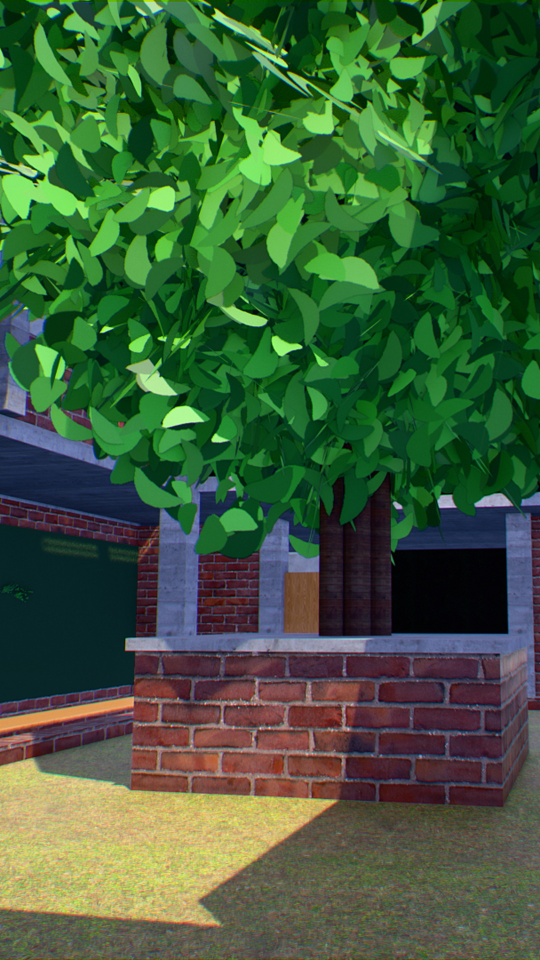
#> input picture render/delivery/vertical/01_Courtyard_Garden_9x16.jpg, 1080 x 1920 px (shown at 1/2 size)
$ python -i encode_video.py   (imports and definitions only)
#> lines starting #> are read from the running program, lines starting #| are printed output that depends on the picture
"""
encode_video.py -- photographic finish + MP4 encode for the render frames.

Two jobs:
  1. apply the same finishing pass as the stills (bloom, grade, grain, vignette)
     to every frame, written to a _graded folder;
  2. encode those frames to H.264 MP4 using Blender's bundled FFmpeg (there is no
     system ffmpeg on this machine).

Also writes a 16:9 centre-crop version for LinkedIn / YouTube / X, since the
primary render is 9:16 for Reels, Shorts and WhatsApp status.

  python encode_video.py --src render/video1/video_fly --fps 24 `
      --out "render/videos/Courtyard Walkthrough.mp4"
"""
import argparse
import glob
import os
import subprocess
import sys

import numpy as np
from PIL import Image

HERE = os.path.dirname(os.path.abspath(__file__))
sys.path.insert(0, HERE)
import finish as fin  # noqa: E402

PROJ = os.path.normpath(os.path.join(HERE, ".."))

# No ffmpeg on PATH and Blender 5.2 no longer exposes FFMPEG through
# image_settings.file_format, so a real ffmpeg binary is located on disk instead.
# Search locations are derived from the user profile, never hardcoded.
_HOME = os.path.expanduser("~")
FFMPEG_GLOBS = [
    os.path.join(_HOME, "AppData", "Local", "**", "ffmpeg.exe"),
    os.path.join(_HOME, "scoop", "apps", "**", "ffmpeg.exe"),
    os.path.join(_HOME, "AppData", "Local", "Microsoft", "WinGet", "**", "ffmpeg.exe"),
    r"C:\Program Files\**\ffmpeg.exe",
    r"C:\Program Files (x86)\**\ffmpeg.exe",
    r"C:\ffmpeg\**\ffmpeg.exe",
]


# [11 lines left out: function find_ffmpeg, not called in this run]


def grade_frames(src, dst, vertical_crop=False):
    os.makedirs(dst, exist_ok=True)
    files = sorted(glob.glob(os.path.join(src, '*.png')))
    if not files:
        raise SystemExit(f"no frames in {src}")
    print(f"grading {len(files)} frames -> {dst}", flush=True)
    for i, f in enumerate(files):
        img = Image.open(f).convert('RGB')
        if vertical_crop:
            w, h = img.size
            tw, th = 16, 9
            nw = int(round(h * tw / th))
            if nw <= w:
                x0 = (w - nw) // 2
                img = img.crop((x0, 0, x0 + nw, h))
            else:
                nh = int(round(w * th / tw))
                y0 = max(0, (h - nh) // 2)
                img = img.crop((0, y0, w, y0 + nh))
        arr = np.asarray(img, dtype=np.float32) / 255.0
        h, w = arr.shape[:2]

        r = fin.recipe_for('01')
        r.update(dict(bloom=0.34, ca=0.0011, grain=0.0095, vignette=0.26,
                      contrast=0.12, sat=1.06))
        # bloom
        lum = arr[:, :, 0] * 0.2126 + arr[:, :, 1] * 0.7152 + arr[:, :, 2] * 0.0722
        m = np.clip((lum - r['bthresh']) / max(1e-3, 1.0 - r['bthresh']), 0, 1) ** 1.4
        hi = arr * m[:, :, None]
        glow = fin._blur(hi, r['brad']) * 0.62 + fin._blur(hi, r['brad'] * 2.6) * 0.38
        tint = np.array(r['btint'], dtype=np.float32)
        arr = 1.0 - (1.0 - arr) * (1.0 - np.clip(glow * tint[None, None, :] * r['bloom'], 0, 1))
        arr = fin._chromatic(arr, r['ca'])
        arr = fin._curve(arr, r['contrast'], r['lift'], r['gain'], r['gamma'])
        if r['sat'] != 1.0:
            g = arr @ np.array([0.2126, 0.7152, 0.0722], dtype=np.float32)
            arr = g[:, :, None] + (arr - g[:, :, None]) * r['sat']
        arr = np.clip(arr, 0, 1)
        arr = fin._vignette(arr, r['vignette'])
        b = fin._blur(arr, 1.0)
        arr = np.clip(arr + (arr - b) * 0.30, 0, 1)
        rs = np.random.RandomState(1234 + i)          # vary grain per frame
        n = rs.normal(0, 1, size=(h, w)).astype(np.float32)
        n = fin._blur(n[:, :, None].repeat(3, axis=2), 0.55)[:, :, 0]
        lum = arr[:, :, 0] * 0.2126 + arr[:, :, 1] * 0.7152 + arr[:, :, 2] * 0.0722
        wgt = 0.4 + 0.6 * (1.0 - np.abs(2.0 * lum - 1.0))
        arr = np.clip(arr + (n * wgt)[:, :, None] * r['grain'], 0, 1)

        Image.fromarray((arr * 255 + 0.5).astype(np.uint8)).save(
            os.path.join(dst, os.path.basename(f)), optimize=False)
        if (i + 1) % 40 == 0:
            print(f"  {i+1}/{len(files)}", flush=True)
    return files


# [56 lines left out: functions encode, main, not called in this run]


# [2 lines not run here, left out]

>>> import cv2
>>> picture = cv2.imread('../render/delivery/vertical/01_Courtyard_Garden_9x16.jpg', cv2.IMREAD_GRAYSCALE)
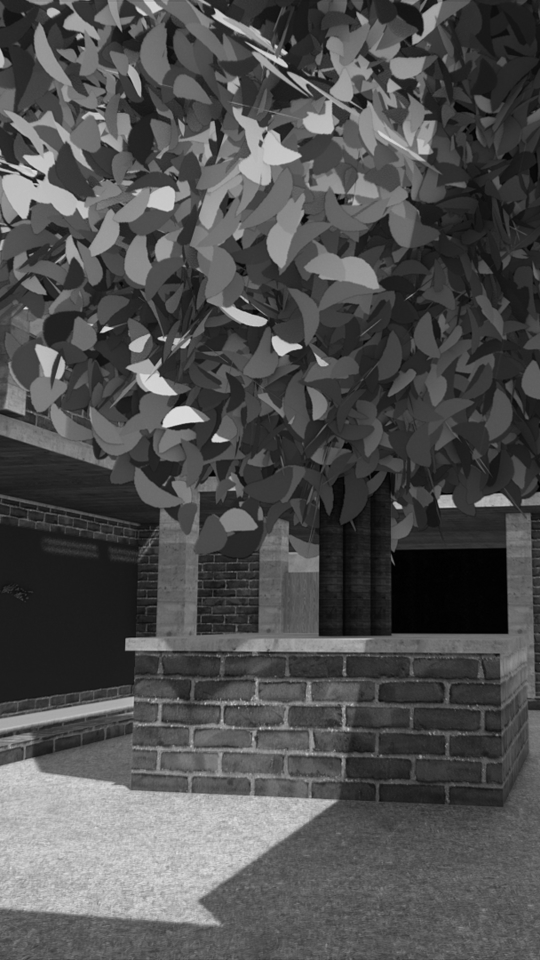
#> picture: shape (1920, 1080) (shown at 1/2 size); min 0, max 228, mean 79.3
>>> result = grade_frames(picture, 'out.png')
#> (the run stopped early here; a loop or call above may not have finished)

$ run again, on render/delivery/01_Courtyard_Garden_16x9.jpg
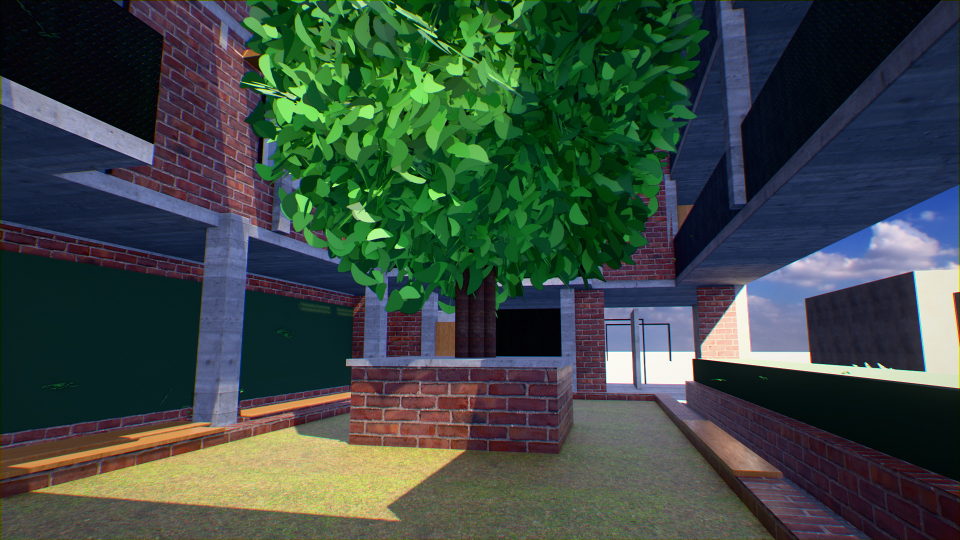
#> input picture render/delivery/01_Courtyard_Garden_16x9.jpg, 1920 x 1080 px (shown at 1/2 size)
#> `picture = cv2.imread('../render/delivery/vertical/01_Courtyard_Garden_..`:
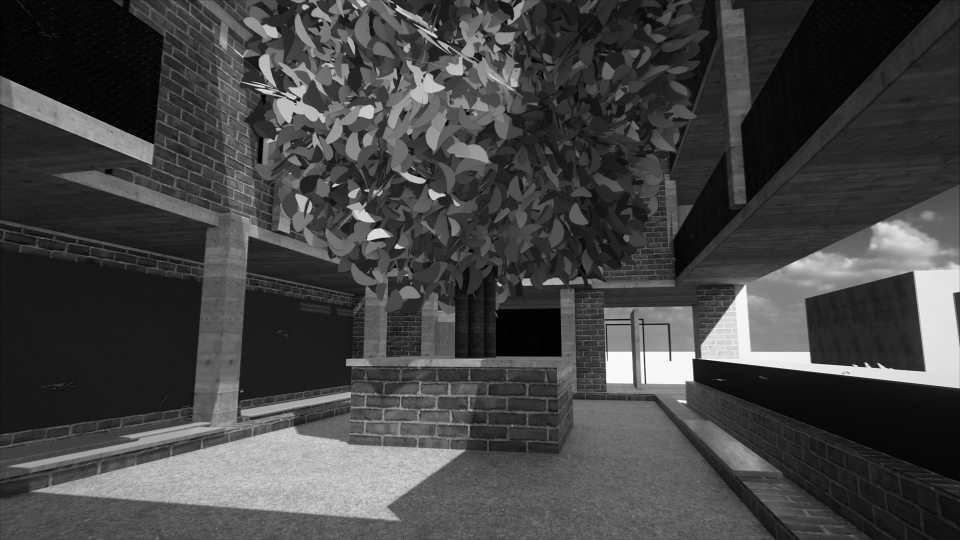
#> picture: shape (1080, 1920) (shown at 1/2 size); min 0, max 255, mean 68
